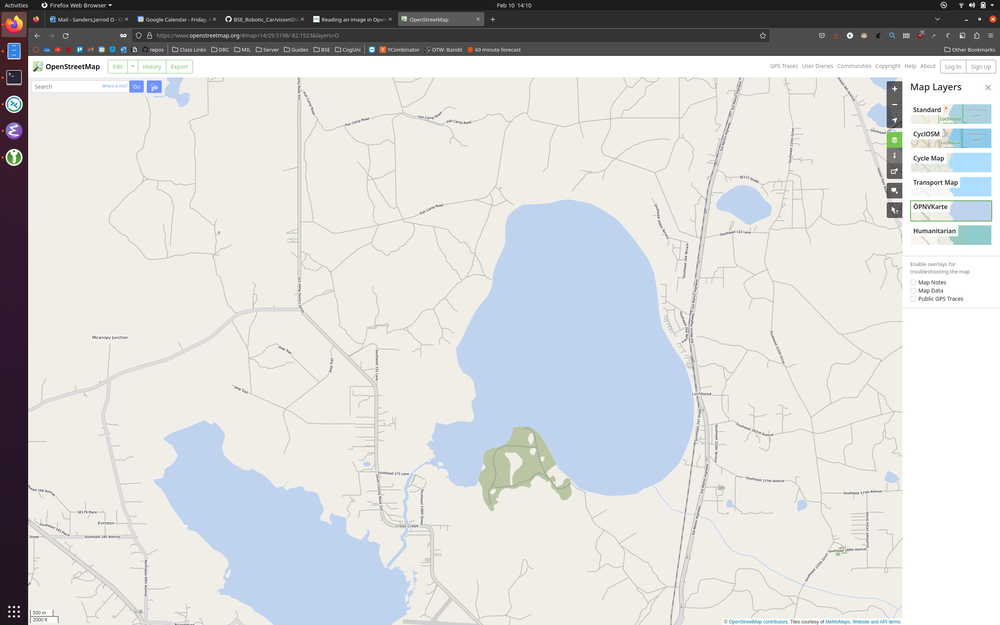
#> input picture maps_image_processing/map.png, 1000 x 625 px, shrunk from 2560 x 1600 before the run
$ python -i grip_sfwmd_left.py   (imports and definitions only)
#> lines starting #> are read from the running program, lines starting #| are printed output that depends on the picture; after the words box and inside, x2 and y2 are one past the last pixel; in counts of white or black regions, pixels touching at a corner belong together
import cv2
import numpy
import math
from enum import Enum

class Pipeline:
    """
    An OpenCV pipeline generated by GRIP.
    """

    def __init__(self):
        """initializes all values to presets or None if need to be set
        """

        self.__blur_type = BlurType.Box_Blur
        self.__blur_radius = 7.419683834778174

        self.blur_output = None

        self.__hsv_threshold_0_input = self.blur_output
        self.__hsv_threshold_0_hue = [0.0, 42.47877758913412]
        self.__hsv_threshold_0_saturation = [0.0, 153.25976230899832]
        self.__hsv_threshold_0_value = [0.0, 68.83701188455008]

        self.hsv_threshold_0_output = None

        self.__hsv_threshold_1_input = self.blur_output
        self.__hsv_threshold_1_hue = [0.0, 30.539863246273]
        self.__hsv_threshold_1_saturation = [55.03597122302158, 134.92294520547946]
        self.__hsv_threshold_1_value = [64.83290681429447, 110.85193443728632]

        self.hsv_threshold_1_output = None

        self.__cv_bitwise_or_src1 = self.hsv_threshold_0_output
        self.__cv_bitwise_or_src2 = self.hsv_threshold_1_output

        self.cv_bitwise_or_output = None

        self.__find_contours_input = self.cv_bitwise_or_output
        self.__find_contours_external_only = False

        self.find_contours_output = None

        self.__filter_contours_contours = self.find_contours_output
        self.__filter_contours_min_area = 20000.0
        self.__filter_contours_min_perimeter = 0.0
        self.__filter_contours_min_width = 0.0
        self.__filter_contours_max_width = 2.147483647E9
        self.__filter_contours_min_height = 0.0
        self.__filter_contours_max_height = 2.147483647E9
        self.__filter_contours_solidity = [0, 100]
        self.__filter_contours_max_vertices = 2.147483647E9
        self.__filter_contours_min_vertices = 0.0
        self.__filter_contours_min_ratio = 0.0
        self.__filter_contours_max_ratio = 2.147483647E9

        self.filter_contours_output = None


    def process(self, source0):
        """
        Runs the pipeline and sets all outputs to new values.
        """
        # Step Blur0:
        self.__blur_input = source0
        (self.blur_output) = self.__blur(self.__blur_input, self.__blur_type, self.__blur_radius)

        # Step HSV_Threshold0:
        self.__hsv_threshold_0_input = self.blur_output
        (self.hsv_threshold_0_output) = self.__hsv_threshold(self.__hsv_threshold_0_input, self.__hsv_threshold_0_hue, self.__hsv_threshold_0_saturation, self.__hsv_threshold_0_value)

        # Step HSV_Threshold1:
        self.__hsv_threshold_1_input = self.blur_output
        (self.hsv_threshold_1_output) = self.__hsv_threshold(self.__hsv_threshold_1_input, self.__hsv_threshold_1_hue, self.__hsv_threshold_1_saturation, self.__hsv_threshold_1_value)

        # Step CV_bitwise_or0:
        self.__cv_bitwise_or_src1 = self.hsv_threshold_0_output
        self.__cv_bitwise_or_src2 = self.hsv_threshold_1_output
        (self.cv_bitwise_or_output) = self.__cv_bitwise_or(self.__cv_bitwise_or_src1, self.__cv_bitwise_or_src2)

        # Step Find_Contours0:
        self.__find_contours_input = self.cv_bitwise_or_output
        (self.find_contours_output) = self.__find_contours(self.__find_contours_input, self.__find_contours_external_only)

        # Step Filter_Contours0:
        self.__filter_contours_contours = self.find_contours_output
        (self.filter_contours_output) = self.__filter_contours(self.__filter_contours_contours, self.__filter_contours_min_area, self.__filter_contours_min_perimeter, self.__filter_contours_min_width, self.__filter_contours_max_width, self.__filter_contours_min_height, self.__filter_contours_max_height, self.__filter_contours_solidity, self.__filter_contours_max_vertices, self.__filter_contours_min_vertices, self.__filter_contours_min_ratio, self.__filter_contours_max_ratio)


    @staticmethod
    def __blur(src, type, radius):
        """Softens an image using one of several filters.
        Args:
            src: The source mat (numpy.ndarray).
            type: The blurType to perform represented as an int.
            radius: The radius for the blur as a float.
        Returns:
            A numpy.ndarray that has been blurred.
        """
        if(type is BlurType.Box_Blur):
            ksize = int(2 * round(radius) + 1)
            return cv2.blur(src, (ksize, ksize))
        elif(type is BlurType.Gaussian_Blur):
            ksize = int(6 * round(radius) + 1)
            return cv2.GaussianBlur(src, (ksize, ksize), round(radius))
        elif(type is BlurType.Median_Filter):
            ksize = int(2 * round(radius) + 1)
            return cv2.medianBlur(src, ksize)
        else:
            return cv2.bilateralFilter(src, -1, round(radius), round(radius))

    @staticmethod
    def __hsv_threshold(input, hue, sat, val):
        """Segment an image based on hue, saturation, and value ranges.
        Args:
            input: A BGR numpy.ndarray.
            hue: A list of two numbers the are the min and max hue.
            sat: A list of two numbers the are the min and max saturation.
            lum: A list of two numbers the are the min and max value.
        Returns:
            A black and white numpy.ndarray.
        """
        out = cv2.cvtColor(input, cv2.COLOR_BGR2HSV)
        return cv2.inRange(out, (hue[0], sat[0], val[0]),  (hue[1], sat[1], val[1]))

    @staticmethod
    def __cv_bitwise_or(src1, src2):
        """Computes the per channel or of two images.
        Args:
            src1: A numpy.ndarray.
            src2: A numpy.ndarray.
        Returns:
            A numpy.ndarray the or of the two mats.
        """
        return cv2.bitwise_or(src1, src2)

    @staticmethod
    def __find_contours(input, external_only):
        """Sets the values of pixels in a binary image to their distance to the nearest black pixel.
        Args:
            input: A numpy.ndarray.
            external_only: A boolean. If true only external contours are found.
        Return:
            A list of numpy.ndarray where each one represents a contour.
        """
        if(external_only):
            mode = cv2.RETR_EXTERNAL
        else:
            mode = cv2.RETR_LIST
        method = cv2.CHAIN_APPROX_SIMPLE
        contours, hierarchy =cv2.findContours(input, mode=mode, method=method)
        return contours

    @staticmethod
    def __filter_contours(input_contours, min_area, min_perimeter, min_width, max_width,
                        min_height, max_height, solidity, max_vertex_count, min_vertex_count,
                        min_ratio, max_ratio):
        """Filters out contours that do not meet certain criteria.
        Args:
            input_contours: Contours as a list of numpy.ndarray.
            min_area: The minimum area of a contour that will be kept.
            min_perimeter: The minimum perimeter of a contour that will be kept.
            min_width: Minimum width of a contour.
            max_width: MaxWidth maximum width.
            min_height: Minimum height.
            max_height: Maximimum height.
            solidity: The minimum and maximum solidity of a contour.
            min_vertex_count: Minimum vertex Count of the contours.
            max_vertex_count: Maximum vertex Count.
            min_ratio: Minimum ratio of width to height.
            max_ratio: Maximum ratio of width to height.
        Returns:
            Contours as a list of numpy.ndarray.
        """
        output = []
        for contour in input_contours:
            x,y,w,h = cv2.boundingRect(contour)
            if (w < min_width or w > max_width):
                continue
            if (h < min_height or h > max_height):
                continue
            area = cv2.contourArea(contour)
            if (area < min_area):
                continue
            if (cv2.arcLength(contour, True) < min_perimeter):
                continue
            hull = cv2.convexHull(contour)
            solid = 100 * area / cv2.contourArea(hull)
            if (solid < solidity[0] or solid > solidity[1]):
                continue
            if (len(contour) < min_vertex_count or len(contour) > max_vertex_count):
                continue
            ratio = (float)(w) / h
            if (ratio < min_ratio or ratio > max_ratio):
                continue
            output.append(contour)
        return output


BlurType = Enum('BlurType', 'Box_Blur Gaussian_Blur Median_Filter Bilateral_Filter')

>>> import cv2
>>> picture = cv2.imread('map.png')
#> picture is the input picture: shape (625, 1000, 3); mean B, G, R 212.8, 212.4, 211.6
>>> result = Pipeline().process(picture)
#> in __blur, `return cv2.blur(src, (ksize, ksize))`:
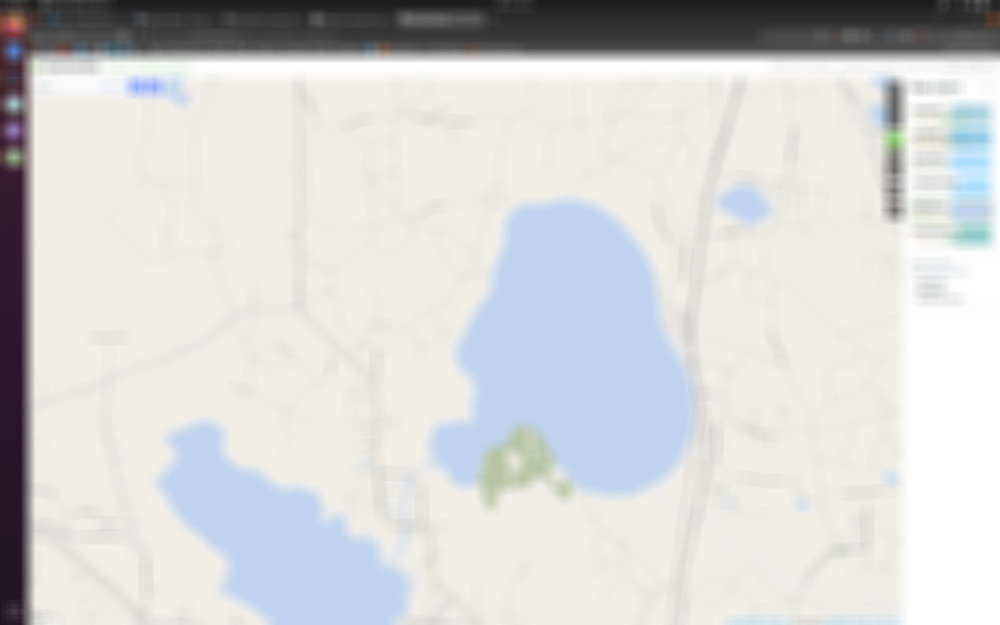
#> returned value: shape (625, 1000, 3); mean of channels 0, 1, 2 212.8, 212.4, 211.6; drawn as B, G, R
#> in __hsv_threshold, `out = cv2.cvtColor(input, cv2.COLOR_BGR2HSV)`: out: shape (625, 1000, 3); mean H, S, V 37, 15.9, 218.4
#> in __hsv_threshold, `return cv2.inRange(out, (hue[0], sat[0], val[0]),  (hue[1], sat[1], va..`:
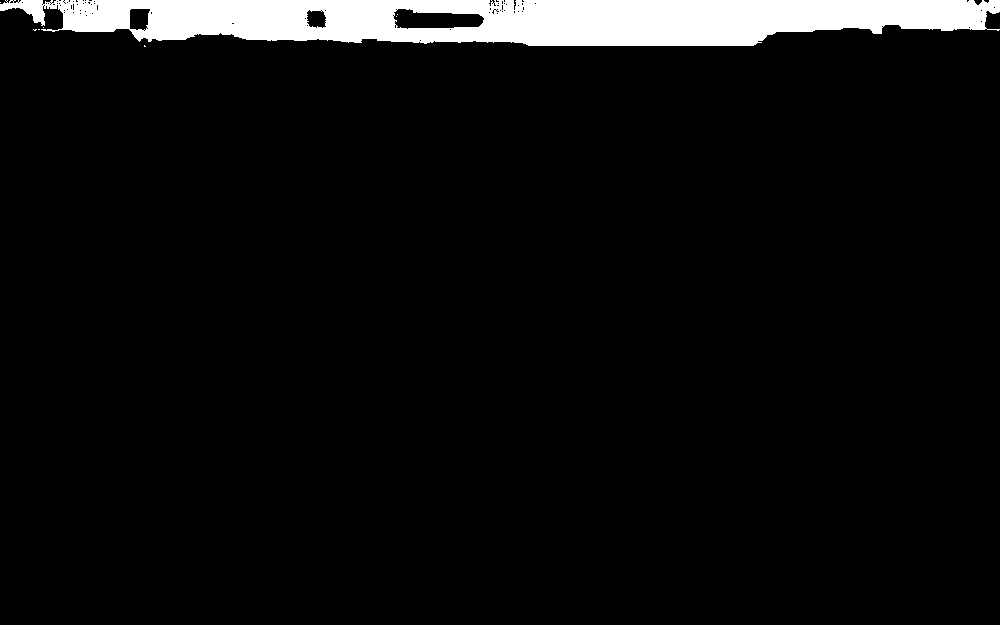
#> returned value: shape (625, 1000); 5.5% white; 8 white regions (7 under 20 px), largest, box (x1, y1, x2, y2) and area: (0, 0, 1000, 46) 34393
#> in __hsv_threshold (call 2), `return cv2.inRange(out, (hue[0], sat[0], val[0]),  (hue[1], sat[1], va..`:
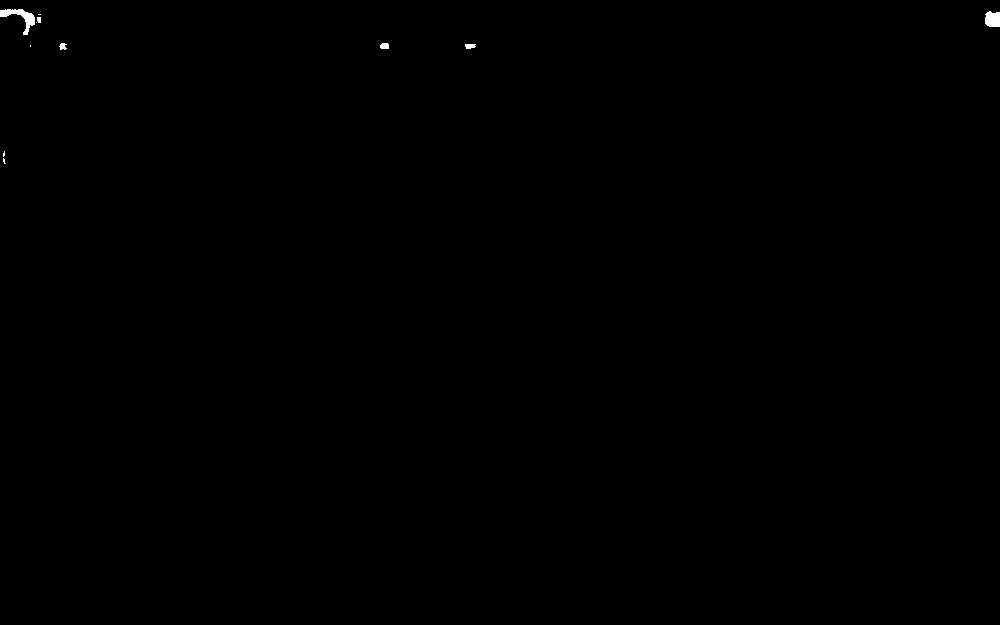
#> returned value: shape (625, 1000); 0.11% white; 11 white regions (5 under 20 px), largest, box (x1, y1, x2, y2) and area: (0, 9, 35, 35) 315, (985, 11, 1000, 27) 211, (380, 43, 389, 49) 49, (465, 44, 476, 49) 46, (59, 43, 67, 50) 39, (37, 17, 41, 23) 22
